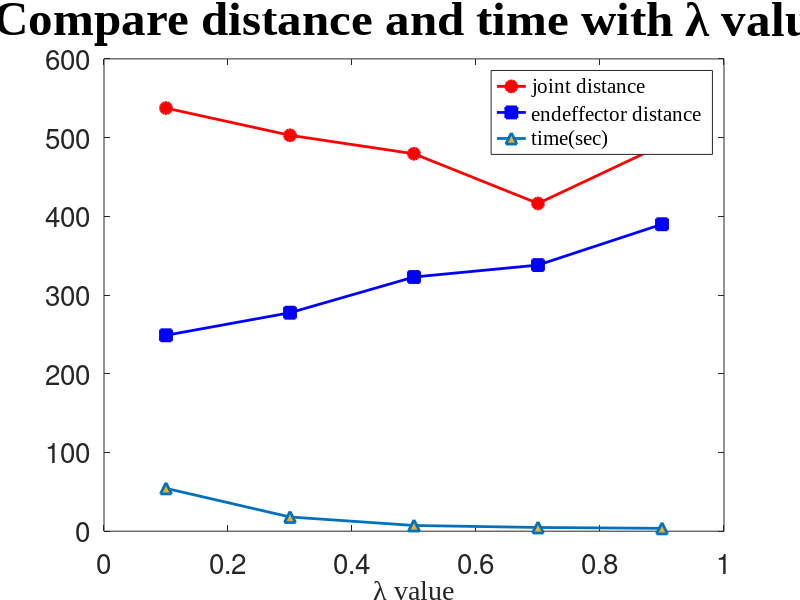

MATLAB code for this plot:
clc;
clear;

jointspace = [537.5207943,502.9393499,479.4401706,416.3495018,490.5246273];
endeffector = [248.8784683,277.5283553,322.9072754,338.0758394,389.9427873];
time = [54.4393,18.0665,7.26291,4.73874,3.62143];
lambda = [0.1,0.3,0.5,0.7,0.9];
plot(lambda,jointspace,'r-o','LineWidth',2,'MarkerSize',8,'MarkerFaceColor','r');
hold on
plot(lambda,endeffector,'b-s','LineWidth',2,'MarkerSize',8,'MarkerFaceColor','b');
hold on
plot(lambda,time,'-^','LineWidth',2,'MarkerSize',8,'MarkerFaceColor','#EDB120');
set(gca,'fontsize',20);
title(['\fontname{times new roman}','Compare distance and time with \lambda value'],'fontsize',35);
xlabel(['\fontname{times new roman}','\lambda value'],'fontsize',20);
h_legend = legend({'joint distance','endeffector distance','time(sec)'});
set(h_legend,'fontname','times new roman','fontsize',15);